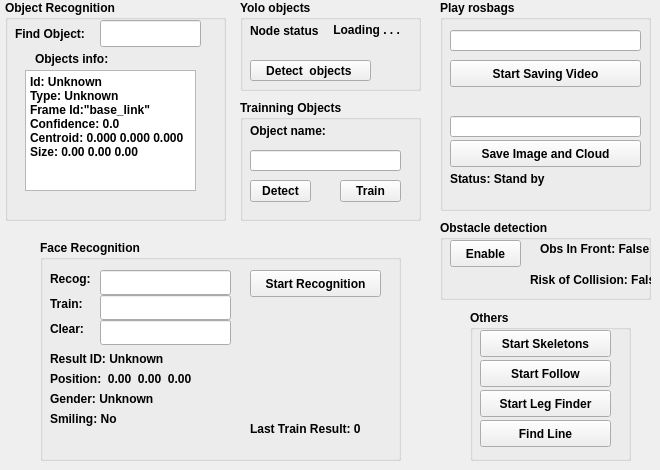
    <widget class="QWidget" name="tabVision">
     <attribute name="title">
      <string>Vision</string>
     </attribute>
     <widget class="QGroupBox" name="gbObjRecog">
      <property name="geometry">
       <rect>
        <x>5</x>
        <y>0</y>
        <width>221</width>
        <height>221</height>
       </rect>
      </property>
      <property name="font">
       <font>
        <weight>75</weight>
        <bold>true</bold>
       </font>
      </property>
      <property name="title">
       <string>Object Recognition</string>
      </property>
      <widget class="QLabel" name="objLblGoalObject">
       <property name="geometry">
        <rect>
         <x>10</x>
         <y>25</y>
         <width>81</width>
         <height>17</height>
        </rect>
       </property>
       <property name="text">
        <string>Find Object:</string>
       </property>
      </widget>
      <widget class="QLineEdit" name="objTxtGoalObject">
       <property name="geometry">
        <rect>
         <x>95</x>
         <y>20</y>
         <width>101</width>
         <height>27</height>
        </rect>
       </property>
      </widget>
      <widget class="QLabel" name="objLblFound">
       <property name="geometry">
        <rect>
         <x>30</x>
         <y>50</y>
         <width>111</width>
         <height>17</height>
        </rect>
       </property>
       <property name="text">
        <string>Objects info:</string>
       </property>
      </widget>
      <widget class="QPlainTextEdit" name="objTxtResults">
       <property name="geometry">
        <rect>
         <x>20</x>
         <y>70</y>
         <width>171</width>
         <height>121</height>
        </rect>
       </property>
       <property name="lineWrapMode">
        <enum>QPlainTextEdit::NoWrap</enum>
       </property>
       <property name="plainText">
        <string>Id: Unknown
Type: Unknown
Frame Id:&quot;base_link&quot;
Confidence: 0.0
Centroid: 0.000 0.000 0.000
Size: 0.00 0.00 0.00</string>
       </property>
      </widget>
     </widget>
     <widget class="QGroupBox" name="gbCapture">
      <property name="geometry">
       <rect>
        <x>440</x>
        <y>0</y>
        <width>211</width>
        <height>211</height>
       </rect>
      </property>
      <property name="font">
       <font>
        <weight>75</weight>
        <bold>true</bold>
       </font>
      </property>
      <property name="title">
       <string>Play rosbags</string>
      </property>
      <widget class="QLineEdit" name="recTxtVideoFile">
       <property name="geometry">
        <rect>
         <x>10</x>
         <y>30</y>
         <width>191</width>
         <height>21</height>
        </rect>
       </property>
      </widget>
      <widget class="QLabel" name="recLblStatus">
       <property name="geometry">
        <rect>
         <x>10</x>
         <y>170</y>
         <width>171</width>
         <height>17</height>
        </rect>
       </property>
       <property name="text">
        <string>Status: Stand by</string>
       </property>
      </widget>
      <widget class="QLineEdit" name="recTxtImgFile">
       <property name="geometry">
        <rect>
         <x>10</x>
         <y>116</y>
         <width>191</width>
         <height>21</height>
        </rect>
       </property>
      </widget>
      <widget class="QPushButton" name="recBtnSaveVideo">
       <property name="geometry">
        <rect>
         <x>10</x>
         <y>60</y>
         <width>191</width>
         <height>27</height>
        </rect>
       </property>
       <property name="text">
        <string>Start Saving Video</string>
       </property>
      </widget>
      <widget class="QPushButton" name="recBtnSaveImg">
       <property name="geometry">
        <rect>
         <x>10</x>
         <y>140</y>
         <width>191</width>
         <height>27</height>
        </rect>
       </property>
       <property name="text">
        <string>Save Image and Cloud</string>
       </property>
      </widget>
     </widget>
     <widget class="QGroupBox" name="gbFaceRecog">
      <property name="geometry">
       <rect>
        <x>40</x>
        <y>240</y>
        <width>361</width>
        <height>221</height>
       </rect>
      </property>
      <property name="font">
       <font>
        <weight>75</weight>
        <bold>true</bold>
       </font>
      </property>
      <property name="title">
       <string>Face Recognition</string>
      </property>
      <widget class="QPushButton" name="facBtnStartRecog">
       <property name="geometry">
        <rect>
         <x>210</x>
         <y>30</y>
         <width>131</width>
         <height>27</height>
        </rect>
       </property>
       <property name="text">
        <string>Start Recognition</string>
       </property>
      </widget>
      <widget class="QLabel" name="facLblRecog">
       <property name="geometry">
        <rect>
         <x>10</x>
         <y>30</y>
         <width>51</width>
         <height>17</height>
        </rect>
       </property>
       <property name="text">
        <string>Recog:</string>
       </property>
      </widget>
      <widget class="QLabel" name="facLblTrain">
       <property name="geometry">
        <rect>
         <x>10</x>
         <y>55</y>
         <width>51</width>
         <height>17</height>
        </rect>
       </property>
       <property name="text">
        <string>Train:</string>
       </property>
      </widget>
      <widget class="QLabel" name="facLblClear">
       <property name="geometry">
        <rect>
         <x>10</x>
         <y>80</y>
         <width>51</width>
         <height>17</height>
        </rect>
       </property>
       <property name="text">
        <string>Clear:</string>
       </property>
      </widget>
      <widget class="QLineEdit" name="facTxtRecog">
       <property name="geometry">
        <rect>
         <x>60</x>
         <y>30</y>
         <width>131</width>
         <height>25</height>
        </rect>
       </property>
      </widget>
      <widget class="QLineEdit" name="facTxtTrain">
       <property name="geometry">
        <rect>
         <x>60</x>
         <y>55</y>
         <width>131</width>
         <height>25</height>
        </rect>
       </property>
      </widget>
      <widget class="QLineEdit" name="facTxtClear">
       <property name="geometry">
        <rect>
         <x>60</x>
         <y>80</y>
         <width>131</width>
         <height>25</height>
        </rect>
       </property>
      </widget>
      <widget class="QLabel" name="facLblResultID">
       <property name="geometry">
        <rect>
         <x>10</x>
         <y>110</y>
         <width>191</width>
         <height>17</height>
        </rect>
       </property>
       <property name="text">
        <string>Result ID: Unknown</string>
       </property>
      </widget>
      <widget class="QLabel" name="facLblResultPose">
       <property name="geometry">
        <rect>
         <x>10</x>
         <y>130</y>
         <width>191</width>
         <height>17</height>
        </rect>
       </property>
       <property name="text">
        <string>Position:  0.00  0.00  0.00</string>
       </property>
      </widget>
      <widget class="QLabel" name="facLblResultGender">
       <property name="geometry">
        <rect>
         <x>10</x>
         <y>150</y>
         <width>191</width>
         <height>17</height>
        </rect>
       </property>
       <property name="text">
        <string>Gender: Unknown</string>
       </property>
      </widget>
      <widget class="QLabel" name="facLblResultSmile">
       <property name="geometry">
        <rect>
         <x>10</x>
         <y>170</y>
         <width>151</width>
         <height>17</height>
        </rect>
       </property>
       <property name="text">
        <string>Smiling: No</string>
       </property>
      </widget>
      <widget class="QLabel" name="facLblTrainResult">
       <property name="geometry">
        <rect>
         <x>210</x>
         <y>180</y>
         <width>161</width>
         <height>17</height>
        </rect>
       </property>
       <property name="text">
        <string>Last Train Result: 0</string>
       </property>
      </widget>
     </widget>
     <widget class="QGroupBox" name="gbSkeletons">
      <property name="geometry">
       <rect>
        <x>470</x>
        <y>310</y>
        <width>161</width>
        <height>151</height>
       </rect>
      </property>
      <property name="font">
       <font>
        <weight>75</weight>
        <bold>true</bold>
       </font>
      </property>
      <property name="title">
       <string>Others</string>
      </property>
      <widget class="QPushButton" name="sktBtnStartRecog">
       <property name="geometry">
        <rect>
         <x>10</x>
         <y>20</y>
         <width>131</width>
         <height>27</height>
        </rect>
       </property>
       <property name="text">
        <string>Start Skeletons</string>
       </property>
      </widget>
      <widget class="QPushButton" name="vsnBtnFindLines">
       <property name="geometry">
        <rect>
         <x>10</x>
         <y>110</y>
         <width>131</width>
         <height>27</height>
        </rect>
       </property>
       <property name="text">
        <string>Find Line</string>
       </property>
      </widget>
      <widget class="QPushButton" name="hriBtnStartFollow">
       <property name="geometry">
        <rect>
         <x>10</x>
         <y>50</y>
         <width>131</width>
         <height>27</height>
        </rect>
       </property>
       <property name="text">
        <string>Start Follow</string>
       </property>
      </widget>
      <widget class="QPushButton" name="hriBtnStartLegs">
       <property name="geometry">
        <rect>
         <x>10</x>
         <y>80</y>
         <width>131</width>
         <height>27</height>
        </rect>
       </property>
       <property name="text">
        <string>Start Leg Finder</string>
       </property>
      </widget>
     </widget>
     <widget class="QGroupBox" name="gbObsDetection">
      <property name="geometry">
       <rect>
        <x>440</x>
        <y>220</y>
        <width>211</width>
        <height>80</height>
       </rect>
      </property>
      <property name="font">
       <font>
        <weight>75</weight>
        <bold>true</bold>
       </font>
      </property>
      <property name="title">
       <string>Obstacle detection</string>
      </property>
      <widget class="QPushButton" name="navBtnStartObsDetection">
       <property name="geometry">
        <rect>
         <x>10</x>
         <y>20</y>
         <width>71</width>
         <height>27</height>
        </rect>
       </property>
       <property name="text">
        <string>Enable</string>
       </property>
      </widget>
      <widget class="QLabel" name="navLblObstacleInFront">
       <property name="geometry">
        <rect>
         <x>100</x>
         <y>20</y>
         <width>141</width>
         <height>17</height>
        </rect>
       </property>
       <property name="text">
        <string>Obs In Front: False</string>
       </property>
      </widget>
      <widget class="QLabel" name="navLblRiskOfCollision">
       <property name="geometry">
        <rect>
         <x>90</x>
         <y>50</y>
         <width>151</width>
         <height>20</height>
        </rect>
       </property>
       <property name="text">
        <string>Risk of Collision: False</string>
       </property>
      </widget>
     </widget>
     <widget class="QGroupBox" name="gbObjRecog_2">
      <property name="geometry">
       <rect>
        <x>240</x>
        <y>100</y>
        <width>181</width>
        <height>121</height>
       </rect>
      </property>
      <property name="font">
       <font>
        <weight>75</weight>
        <bold>true</bold>
       </font>
      </property>
      <property name="title">
       <string>Trainning Objects</string>
      </property>
      <widget class="QPushButton" name="trainObjButton">
       <property name="geometry">
        <rect>
         <x>100</x>
         <y>80</y>
         <width>61</width>
         <height>22</height>
        </rect>
       </property>
       <property name="text">
        <string>Train</string>
       </property>
      </widget>
      <widget class="QLineEdit" name="objNameToTrain">
       <property name="geometry">
        <rect>
         <x>10</x>
         <y>50</y>
         <width>151</width>
         <height>21</height>
        </rect>
       </property>
      </widget>
      <widget class="QLabel" name="trainObjNameTxt">
       <property name="geometry">
        <rect>
         <x>10</x>
         <y>20</y>
         <width>81</width>
         <height>21</height>
        </rect>
       </property>
       <property name="text">
        <string>Object name:</string>
       </property>
      </widget>
      <widget class="QPushButton" name="trainObjDetectButton">
       <property name="geometry">
        <rect>
         <x>10</x>
         <y>80</y>
         <width>61</width>
         <height>22</height>
        </rect>
       </property>
       <property name="text">
        <string>Detect</string>
       </property>
      </widget>
     </widget>
     <widget class="QGroupBox" name="yoloObjects">
      <property name="geometry">
       <rect>
        <x>240</x>
        <y>0</y>
        <width>181</width>
        <height>91</height>
       </rect>
      </property>
      <property name="font">
       <font>
        <weight>75</weight>
        <bold>true</bold>
       </font>
      </property>
      <property name="title">
       <string>Yolo objects</string>
      </property>
      <widget class="QPushButton" name="yoloDetectObjectsButton">
       <property name="geometry">
        <rect>
         <x>10</x>
         <y>60</y>
         <width>121</width>
         <height>21</height>
        </rect>
       </property>
       <property name="text">
        <string>Detect  objects </string>
       </property>
      </widget>
      <widget class="QLabel" name="yoloNodeStatus">
       <property name="geometry">
        <rect>
         <x>10</x>
         <y>20</y>
         <width>71</width>
         <height>21</height>
        </rect>
       </property>
       <property name="text">
        <string>Node status :</string>
       </property>
      </widget>
      <widget class="QLabel" name="yoloNodeStatusResult">
       <property name="geometry">
        <rect>
         <x>90</x>
         <y>20</y>
         <width>71</width>
         <height>20</height>
        </rect>
       </property>
       <property name="text">
        <string> Loading . . .</string>
       </property>
      </widget>
     </widget>
    </widget>
